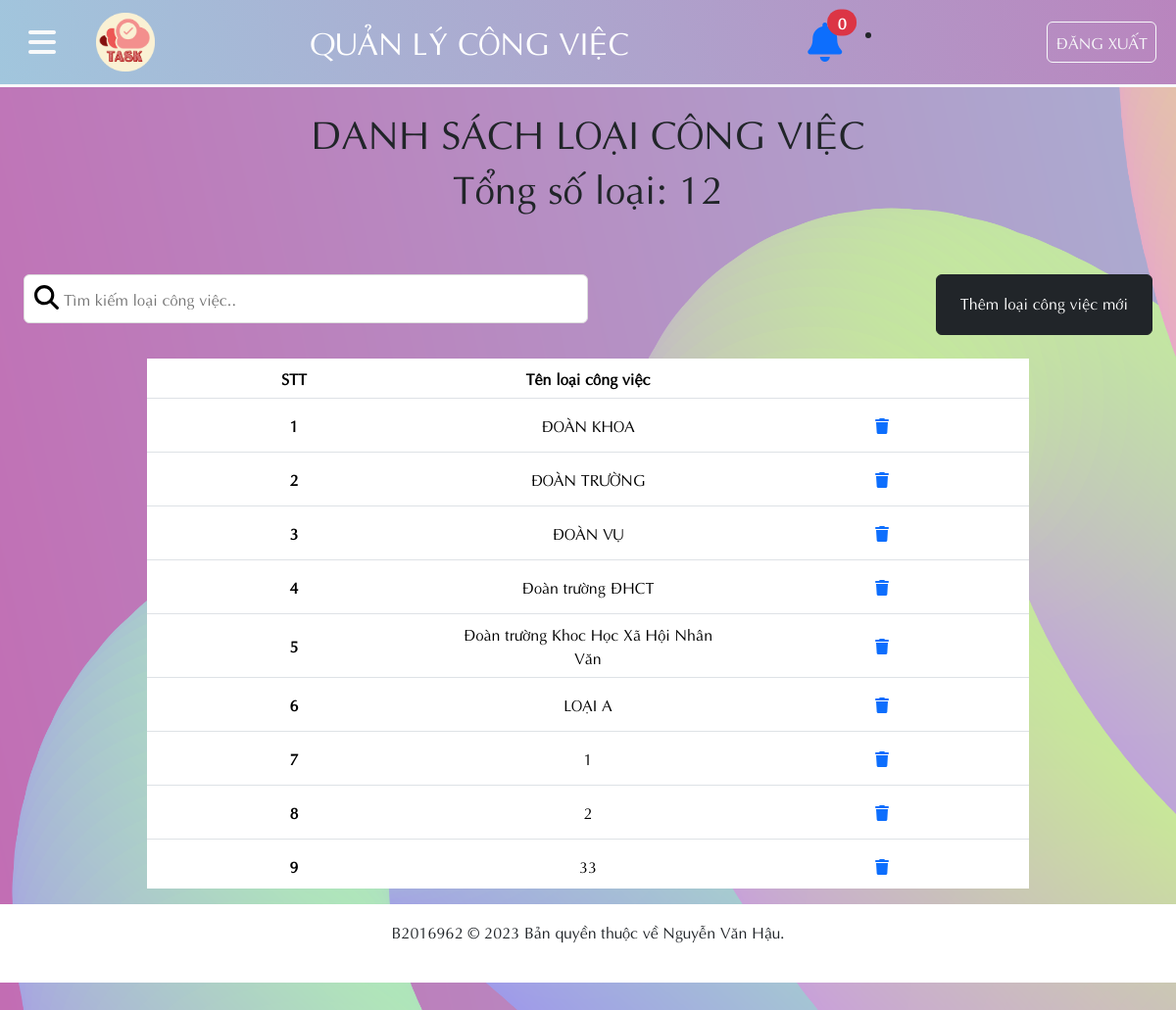
The app's page /Admin/ad_loaicongviec_ds.php (signed in) with its own data.
### tables this page shows
CREATE TABLE `loaicongviec` (
  `LCV_MA` int(10) NOT NULL,
  `LCV_TEN` varchar(50) NOT NULL
);

### Admin/ad_thongbao.php (called while the page is built, shortened)
<?php include_once '../condb/condb.php';
$query_chuadoc = "SELECT * FROM thongbao WHERE TB_XEM = '0'";
$soluong_chuadoc = $conn->query($query_chuadoc);
$soluong_thongbao = mysqli_num_rows($soluong_chuadoc);
?>

### Admin/ad_loaicongviec_ds.php (the view, shortened to what this page needs)
<?php include_once '../condb/condb.php';
include_once './ad_thongbao.php'; ?>
<!DOCTYPE html>
<html lang="en">
<head>
    <link href="../styles/style.css?v=<?php echo time(); ?>" rel="stylesheet" type="text/css" />
    <link href="https://cdn.jsdelivr.net/npm/bootstrap@5.3.2/dist/css/bootstrap.min.css" rel="stylesheet"
>
    <link rel="stylesheet" href="https://cdnjs.cloudflare.com/ajax/libs/font-awesome/6.4.2/css/all.min.css">
</head>
<body>
    <header>
        <nav class="navbar navbar-expand custom_navbar_bg fixed-top border-bottom border-light border-3">
            <button class=" btn mx-3" type="button" data-bs-toggle="offcanvas" data-bs-target="#offcanvasExample" aria-controls="offcanvasExample">
                <i class="fa-solid fs-2 text-light fa-bars"></i>
            </button>
            <div class="container-fluid">
                <a class="navbar-brand text-white fs-4" href="ad_trangchu.php"><img src="../image/logo.png" style="width: 60px;" class="w3-circle"></a>
                <a class="navbar-brand text-white fs-2"> QUẢN LÝ CÔNG VIỆC </a>
                <div class="d-flex">
                    <div class="dropdown mx-4 position-relative">
                        <span class="position-absolute top-0 start-100 fs-6 translate-middle badge bg-danger rounded-pill badge-danger">
                            <?php echo $soluong_thongbao; ?>
                        </span>
                        <a id="dLabel" role="button" data-toggle="dropdown" data-target="#" href="#">
                            <i class="fs-1 fa-solid fa-bell"></i>
                        </a>
                            </div>
                            <li class="divider"></li>
                            <div class="notification-footer">
                            </div>
                    </div>
                    <a class="btn btn-outline-light px-2 py-2 me-2" href="./dangxuat.php" role="button">ĐĂNG XUẤT</a>
                </div>
        </nav>
    </header>
    <main>
        <?php
$query_cv = "SELECT * FROM loaicongviec";
$ds_lcv = mysqli_query($conn, $query_cv);
$soluong_lcv = $ds_lcv->num_rows;
$i = 1;
?>
        <div class="container w-80 rounded-4 p-2 mb-4">
            <h1 class="text-center ">DANH SÁCH LOẠI CÔNG VIỆC</h1>
            <h1 class="text-center ">Tổng số loại: <?php echo $soluong_lcv;?></h1>
        </div>
        <div class="rounded mx-4 mb-4 pt-4  d-flex justify-content-sm-between">
            <input class="rounded-2" type="text" id="searchBar" placeholder="Tìm kiếm loại công việc.." title="Nhập thông tin công việc">
            <a href="ad_loaicongviec_them.php" class="btn btn-dark p-3 px-4">Thêm loại công việc mới</a>
        </div>
        <div class="m-auto w-75 d-flex justify-content-center">
            <table id="dataTable" class="table text-center align-middle">
                <thead class="align-middle">
                    <tr>
                        <th scope="col">STT</th>
                        <th scope="col">Tên loại công việc</th>
                        <th scope="col"></th>
                    </tr>
                </thead>
                <tbody>
                    <?php
while ($cv = mysqli_fetch_assoc($ds_lcv)):
    ?>
                    <tr>
                        <th scope="row">
                            <?php echo $i;
    $i += 1; ?>
                        </th>
                        <td>
                            <?php echo $cv['LCV_TEN']; ?>
                        </td>
                        <td>
                            <button class="btn"><a href="ad_loaicongviec_xoa.php?xoa_ma=<?php echo $cv['LCV_MA']?>"><i class="fa-sharp fa-solid fa-trash"></i></a></button>
                        </td>
                    </tr>
                    <?php
endwhile;
?>
                </tbody>
            </table>
        </div>
    </main>
    <footer class="footer_container d-flex justify-content-center p-3 text-dark">
        <p>B2016962 &copy; 2023 Bản quyền thuộc về Nguyễn Văn Hậu.</p>
    </footer>
</body>
</html>

### styles/style.css (style rules this page uses)
* { margin: 0; padding: 0; box-sizing: border-box; font-family: Aptima; }
body { background-image: url(../Image/background.png); background-repeat: no-repeat; background-size: cover; background-attachment: fixed; }
nav { transition: all 0.2s ease-in-out; }
.custom_navbar_bg { background-image: linear-gradient(75deg, #a1c6dd 0%, #a1c6dd 0%, #b985be 100%); }
.footer_container { min-height: 80px; background-color: #ffffff; }
footer { background-color: rgba(225, 225, 225, 0.4); backdrop-filter: blur(10px); min-height: 60px; }
main { min-height: 620px; margin-top: 80px; padding-top: 24px; }
@media (min-width: 992px) { .container, .container-lg, .container-md, .container-sm { max-width: 960px; min-width: 700px; } }
#searchBar { background-image: url(../Image/SearchIcon.svg); background-position: 10px 10px; background-size: 25px; background-repeat: no-repeat; width: 50%; font-size: 16px; padding: 12px 20px 12px 40px; border: 1px solid #ddd; margin-bottom: 12px; }
table { width: 100%; }
thead, tbody tr { display: table; width: 100%; table-layout: fixed; }
tbody { display: block; overflow-y: auto; table-layout: fixed; max-height: 500px; }
.notification-heading, .notification-footer { padding: 2px 10px; }

### records on screen
loaicongviec: LCV_TEN "ĐOÀN KHOA"
loaicongviec: LCV_TEN "ĐOÀN TRƯỜNG"
loaicongviec: LCV_TEN "ĐOÀN VỤ"
loaicongviec: LCV_TEN "Đoàn trường ĐHCT"
loaicongviec: LCV_TEN "Đoàn trường Khoc Học Xã Hội Nhân Văn"
loaicongviec: LCV_TEN "LOẠI A"
loaicongviec: LCV_TEN "1"
loaicongviec: LCV_TEN "2"
loaicongviec: LCV_TEN "33"

### other values on screen
$soluong_thongbao "0"
$soluong_lcv "12"
